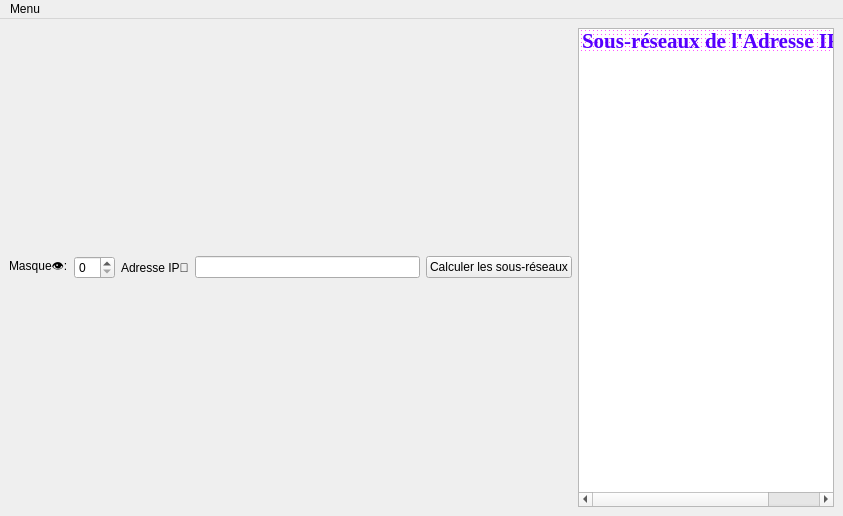
<?xml version="1.0" encoding="UTF-8"?>
<ui version="4.0">
 <class>MainWindow</class>
 <widget class="QMainWindow" name="MainWindow">
  <property name="geometry">
   <rect>
    <x>0</x>
    <y>0</y>
    <width>843</width>
    <height>516</height>
   </rect>
  </property>
  <property name="windowTitle">
   <string>MainWindow</string>
  </property>
  <widget class="QWidget" name="centralwidget">
   <layout class="QHBoxLayout" name="horizontalLayout">
    <item>
     <widget class="QLabel" name="Masque">
      <property name="text">
       <string>Masque👁️:</string>
      </property>
     </widget>
    </item>
    <item>
     <widget class="QSpinBox" name="maskInput">
      <property name="mouseTracking">
       <bool>false</bool>
      </property>
     </widget>
    </item>
    <item>
     <widget class="QLabel" name="label">
      <property name="text">
       <string>Adresse IP🤳</string>
      </property>
     </widget>
    </item>
    <item>
     <widget class="QLineEdit" name="ipInput">
      <property name="toolTip">
       <string>&lt;html&gt;&lt;head/&gt;&lt;body&gt;&lt;p&gt;&lt;span style=&quot; font-weight:700; color:#ff55ff;&quot;&gt;A&lt;/span&gt;&lt;/p&gt;&lt;/body&gt;&lt;/html&gt;</string>
      </property>
      <property name="text">
       <string/>
      </property>
     </widget>
    </item>
    <item>
     <widget class="QPushButton" name="calculateButton">
      <property name="text">
       <string>Calculer les sous-réseaux</string>
      </property>
     </widget>
    </item>
    <item>
     <widget class="QListWidget" name="resultList">
      <item>
       <property name="text">
        <string>Sous-réseaux de l'Adresse IP Entré:</string>
       </property>
       <property name="font">
        <font>
         <family>Times New Roman</family>
         <pointsize>16</pointsize>
         <italic>false</italic>
         <bold>true</bold>
         <underline>false</underline>
         <kerning>true</kerning>
        </font>
       </property>
       <property name="textAlignment">
        <set>AlignLeading|AlignBottom</set>
       </property>
       <property name="background">
        <brush brushstyle="Dense7Pattern">
         <color alpha="255">
          <red>255</red>
          <green>85</green>
          <blue>255</blue>
         </color>
        </brush>
       </property>
       <property name="foreground">
        <brush brushstyle="DiagCrossPattern">
         <color alpha="255">
          <red>85</red>
          <green>0</green>
          <blue>255</blue>
         </color>
        </brush>
       </property>
       <property name="icon">
        <iconset theme="QIcon::ThemeIcon::FormatTextDirectionLtr"/>
       </property>
      </item>
     </widget>
    </item>
   </layout>
  </widget>
  <widget class="QMenuBar" name="menuBar">
   <property name="geometry">
    <rect>
     <x>0</x>
     <y>0</y>
     <width>843</width>
     <height>26</height>
    </rect>
   </property>
   <widget class="QMenu" name="menuMenu">
    <property name="title">
     <string>Menu</string>
    </property>
    <addaction name="separator"/>
    <addaction name="actionMasque"/>
    <addaction name="actionAdresse_IP"/>
    <addaction name="actionSous_r_seaux"/>
   </widget>
   <addaction name="menuMenu"/>
  </widget>
  <action name="actionMasque">
   <property name="text">
    <string>Masque</string>
   </property>
  </action>
  <action name="actionAdresse_IP">
   <property name="text">
    <string>Adresse IP</string>
   </property>
  </action>
  <action name="actionSous_r_seaux">
   <property name="text">
    <string>Sous-réseaux</string>
   </property>
  </action>
 </widget>
 <tabstops>
  <tabstop>calculateButton</tabstop>
  <tabstop>resultList</tabstop>
 </tabstops>
 <resources/>
 <connections/>
</ui>
